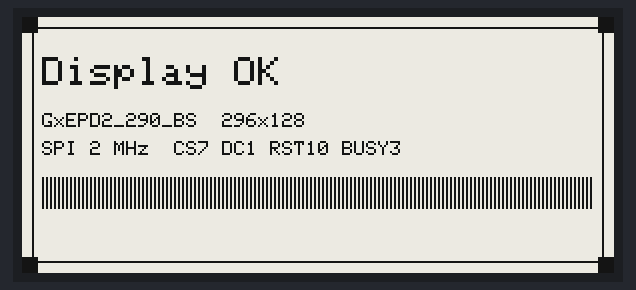
A sketch run on a simulated Arduino Uno, built for the host (arithmetic inside an expression is 32-bit, double 64-bit). Shown: 296×128 one-colour display. What the sketch prints to the serial monitor is not drawn.

Above: at 3.1 s.

The sketch:

epaper_text.ino
```cpp
// Minimal diagnostic: draw text and a few primitives, then stop.
// Companion to epaper_clean. No Wi-Fi, no LittleFS, no uploaded data - every
// pixel here comes from GFX, so a correct render proves the whole display path
// short of the uploader.

#include <SPI.h>
#include <GxEPD2_BW.h>

constexpr int EPD_SCK  = 4;
constexpr int EPD_MOSI = 6;
constexpr int EPD_CS   = 7;
constexpr int EPD_DC   = 1;
constexpr int EPD_RST  = 10;
constexpr int EPD_BUSY = 3;

using Panel = GxEPD2_290_BS;

GxEPD2_BW<Panel, Panel::HEIGHT> display(
  Panel(EPD_CS, EPD_DC, EPD_RST, EPD_BUSY)
);

constexpr int16_t SCREEN_WIDTH = 296;
constexpr int16_t SCREEN_HEIGHT = 128;

void setup()
{
  Serial.begin(115200);
  delay(800);
  Serial.println();
  Serial.println(F("epaper_text: start"));

  SPI.begin(EPD_SCK, -1, EPD_MOSI, EPD_CS);
  display.init(115200, true, 50, false, SPI, SPISettings(2000000, MSBFIRST, SPI_MODE0));
  display.setRotation(1);

  display.setFullWindow();
  display.firstPage();
  do
  {
    display.fillScreen(GxEPD_WHITE);
    display.setTextColor(GxEPD_BLACK);
    display.setTextWrap(false);

    display.setTextSize(2);
    display.setCursor(10, 20);
    display.print("Display OK");

    display.setTextSize(1);
    display.setCursor(10, 48);
    display.print("GxEPD2_290_BS  296x128");
    display.setCursor(10, 62);
    display.print("SPI 2 MHz  CS7 DC1 RST10 BUSY3");

    // Corner ticks expose a wrong width or rotation: all four must be visible.
    display.fillRect(0, 0, 8, 8, GxEPD_BLACK);
    display.fillRect(SCREEN_WIDTH - 8, 0, 8, 8, GxEPD_BLACK);
    display.fillRect(0, SCREEN_HEIGHT - 8, 8, 8, GxEPD_BLACK);
    display.fillRect(SCREEN_WIDTH - 8, SCREEN_HEIGHT - 8, 8, 8, GxEPD_BLACK);

    // 1px vertical stripes: any SPI corruption turns these into visible noise.
    for (int16_t x = 10; x < SCREEN_WIDTH - 10; x += 2)
    {
      display.drawFastVLine(x, 80, 16, GxEPD_BLACK);
    }

    display.drawRect(5, 5, SCREEN_WIDTH - 10, SCREEN_HEIGHT - 10, GxEPD_BLACK);
  }
  while (display.nextPage());

  display.hibernate();
  Serial.println(F("epaper_text: done"));
}

void loop()
{
}
```
